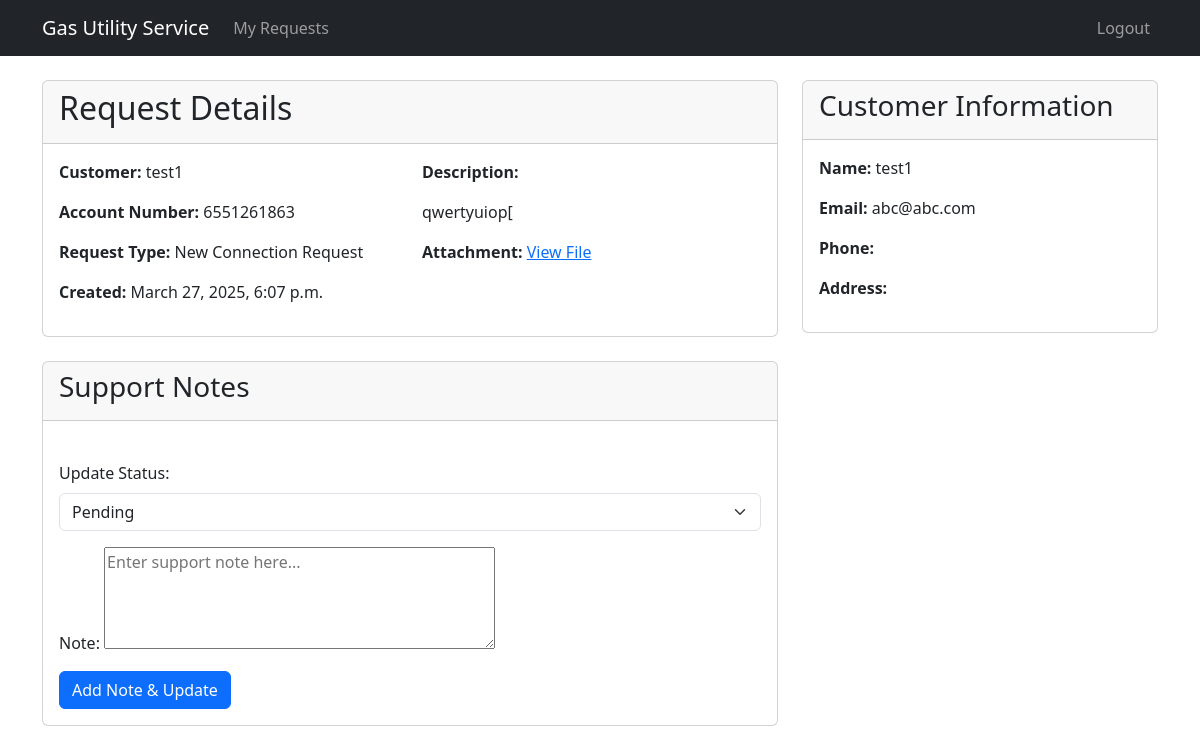
The page /support/request/4/ (signed in) on the database its author committed.
### service_requests/models.py (models this page shows, shortened)
class ServiceRequest(models.Model):
    STATUS_CHOICES = [
        ('PENDING', 'Pending'),
        ('IN_PROGRESS', 'In Progress'),
        ('RESOLVED', 'Resolved'),
        ('CLOSED', 'Closed')
    ]
    customer = models.ForeignKey(settings.AUTH_USER_MODEL, on_delete=models.CASCADE)
    request_type = models.ForeignKey(ServiceRequestType, on_delete=models.PROTECT)
    description = models.TextField()
    status = models.CharField(max_length=20, choices=STATUS_CHOICES, default='PENDING')
    created_at = models.DateTimeField(auto_now_add=True)
    updated_at = models.DateTimeField(auto_now=True)
    resolved_at = models.DateTimeField(null=True, blank=True)
    attachment = models.FileField(upload_to='service_requests/', null=True, blank=True)

class ServiceRequestType(models.Model):
    name = models.CharField(max_length=100)
    description = models.TextField(blank=True)

### accounts/models.py (models this page shows)
class Customer(AbstractUser):
    account_number = models.CharField(max_length=10, unique=True, default=generate_account_number)
    phone_number = models.CharField(max_length=15, blank=True)
    address = models.TextField(blank=True)

### support/views.py (the view)
# urls.py: path('request/<int:pk>/', views.manage_request, name='manage_request'),
@user_passes_test(is_support_rep)
def manage_request(request, pk):
    service_request = get_object_or_404(ServiceRequest, pk=pk)
    if request.method == 'POST':
        form = SupportNoteForm(request.POST)
        if form.is_valid():
            note = form.save(commit=False)
            note.service_request = service_request
            note.support_rep = request.user
            note.save()
            service_request.status = request.POST.get('status', service_request.status)
            service_request.save()
            return redirect('manage_request', pk=pk)
    else:
        form = SupportNoteForm()
    support_notes = service_request.support_notes.all()
    return render(request, 'support/request_management.html', {
        'request': service_request,
        'form': form,
        'support_notes': support_notes
    })

### support/forms.py
class SupportNoteForm(forms.ModelForm):
    class Meta:
        model = SupportNote
        fields = ['note']
        widgets = {
            'note': forms.Textarea(attrs={'rows': 4, 'placeholder': 'Enter support note here...'})
        }

### support/views.py (called while the page is built)
def is_support_rep(user):
    return user.is_staff or user.groups.filter(name='Support Representatives').exists()

### support/templates/support/request_management.html (shortened to what this page needs)
{% extends 'base.html' %}
{% block content %}
<div class="row">
    <div class="col-md-8">
        <div class="card mb-4">
            <div class="card-header">
                <h2>Request Details</h2>
            </div>
            <div class="card-body">
                <div class="row">
                    <div class="col-md-6">
                        <p><strong>Customer:</strong> {{ request.customer.username }}</p>
                        <p><strong>Account Number:</strong> {{ request.customer.account_number }}</p>
                        <p><strong>Request Type:</strong> {{ request.request_type.name }}</p>
                        <p><strong>Created:</strong> {{ request.created_at|date:"F j, Y, P" }}</p>
                    </div>
                    <div class="col-md-6">
                        <p><strong>Description:</strong></p>
                        <p>{{ request.description }}</p>
                        {% if request.attachment %}
                            <p><strong>Attachment:</strong> <a href="{{ request.attachment.url }}" target="_blank">View File</a></p>
                        {% endif %}
                    </div>
                </div>
            </div>
        </div>
        <div class="card">
            <div class="card-header">
                <h3>Support Notes</h3>
            </div>
            <div class="card-body">
                <form method="POST" class="mt-4">
                    <div class="mb-3">
                        <label for="status" class="form-label">Update Status:</label>
                        <select name="status" id="status" class="form-select">
                            {% for status in request.STATUS_CHOICES %}
                                <option value="{{ status.0 }}" {% if request.status == status.0 %}selected{% endif %}>
                                    {{ status.1 }}
                                </option>
                            {% endfor %}
                        </select>
                    </div>
                    {{ form.as_p }}
                    <button type="submit" class="btn btn-primary">Add Note & Update</button>
                </form>
            </div>
        </div>
    </div>
    <div class="col-md-4">
        <div class="card">
            <div class="card-header">
                <h3>Customer Information</h3>
            </div>
            <div class="card-body">
                <p><strong>Name:</strong> {{ request.customer.get_full_name|default:request.customer.username }}</p>
                <p><strong>Email:</strong> {{ request.customer.email }}</p>
                <p><strong>Phone:</strong> {{ request.customer.phone_number }}</p>
                <p><strong>Address:</strong> {{ request.customer.address }}</p>
            </div>
        </div>
    </div>
</div>
{% endblock %}

### rows shown on the page
ServiceRequest: customer.username "test1", customer.account_number "6551261863", request_type.name "New Connection Request", created_at "March 27, 2025, 6:07 p.m.", description "qwertyuiop[", status "Pending", customer.get_full_name "test1", customer.email "abc@abc.com"
